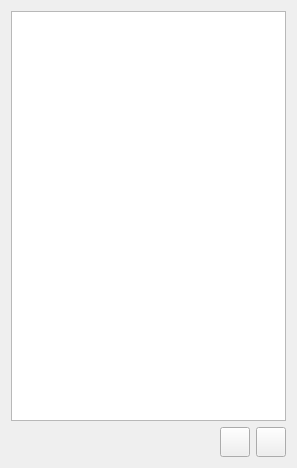
<?xml version="1.0" encoding="UTF-8"?>
<ui version="4.0">
 <class>InternalContactsDialog</class>
 <widget class="QDialog" name="InternalContactsDialog">
  <property name="geometry">
   <rect>
    <x>0</x>
    <y>0</y>
    <width>297</width>
    <height>468</height>
   </rect>
  </property>
  <property name="windowTitle">
   <string>Внутренние контакты</string>
  </property>
  <property name="windowIcon">
   <iconset resource="images.qrc">
    <normaloff>:/images/outcall-logo.png</normaloff>:/images/outcall-logo.png</iconset>
  </property>
  <layout class="QGridLayout" name="gridLayout">
   <item row="0" column="0" colspan="3">
    <widget class="QListWidget" name="listWidget">
     <property name="font">
      <font>
       <pointsize>12</pointsize>
      </font>
     </property>
     <property name="focusPolicy">
      <enum>Qt::ClickFocus</enum>
     </property>
     <property name="layoutDirection">
      <enum>Qt::LeftToRight</enum>
     </property>
     <property name="styleSheet">
      <string notr="true">QListWidget::item {
	height: 30px;
}</string>
     </property>
     <property name="selectionMode">
      <enum>QAbstractItemView::SingleSelection</enum>
     </property>
     <property name="verticalScrollMode">
      <enum>QAbstractItemView::ScrollPerPixel</enum>
     </property>
     <property name="horizontalScrollMode">
      <enum>QAbstractItemView::ScrollPerPixel</enum>
     </property>
    </widget>
   </item>
   <item row="1" column="0">
    <spacer name="horizontalSpacer">
     <property name="orientation">
      <enum>Qt::Horizontal</enum>
     </property>
     <property name="sizeHint" stdset="0">
      <size>
       <width>297</width>
       <height>20</height>
      </size>
     </property>
    </spacer>
   </item>
   <item row="1" column="1">
    <widget class="QPushButton" name="callButton">
     <property name="minimumSize">
      <size>
       <width>30</width>
       <height>30</height>
      </size>
     </property>
     <property name="maximumSize">
      <size>
       <width>30</width>
       <height>30</height>
      </size>
     </property>
     <property name="focusPolicy">
      <enum>Qt::StrongFocus</enum>
     </property>
     <property name="contextMenuPolicy">
      <enum>Qt::NoContextMenu</enum>
     </property>
     <property name="toolTip">
      <string>Позвонить</string>
     </property>
     <property name="text">
      <string/>
     </property>
     <property name="icon">
      <iconset resource="images.qrc">
       <normaloff>:/images/makeCall.png</normaloff>:/images/makeCall.png</iconset>
     </property>
     <property name="iconSize">
      <size>
       <width>23</width>
       <height>23</height>
      </size>
     </property>
     <property name="autoDefault">
      <bool>false</bool>
     </property>
    </widget>
   </item>
   <item row="1" column="2">
    <widget class="QPushButton" name="addReminderButton">
     <property name="minimumSize">
      <size>
       <width>30</width>
       <height>30</height>
      </size>
     </property>
     <property name="maximumSize">
      <size>
       <width>30</width>
       <height>30</height>
      </size>
     </property>
     <property name="focusPolicy">
      <enum>Qt::StrongFocus</enum>
     </property>
     <property name="toolTip">
      <string>Добавить напоминание</string>
     </property>
     <property name="text">
      <string/>
     </property>
     <property name="icon">
      <iconset resource="images.qrc">
       <normaloff>:/images/reminders.png</normaloff>:/images/reminders.png</iconset>
     </property>
     <property name="iconSize">
      <size>
       <width>27</width>
       <height>27</height>
      </size>
     </property>
     <property name="autoDefault">
      <bool>false</bool>
     </property>
     <property name="default">
      <bool>false</bool>
     </property>
     <property name="flat">
      <bool>false</bool>
     </property>
    </widget>
   </item>
  </layout>
 </widget>
 <resources>
  <include location="images.qrc"/>
 </resources>
 <connections/>
</ui>
